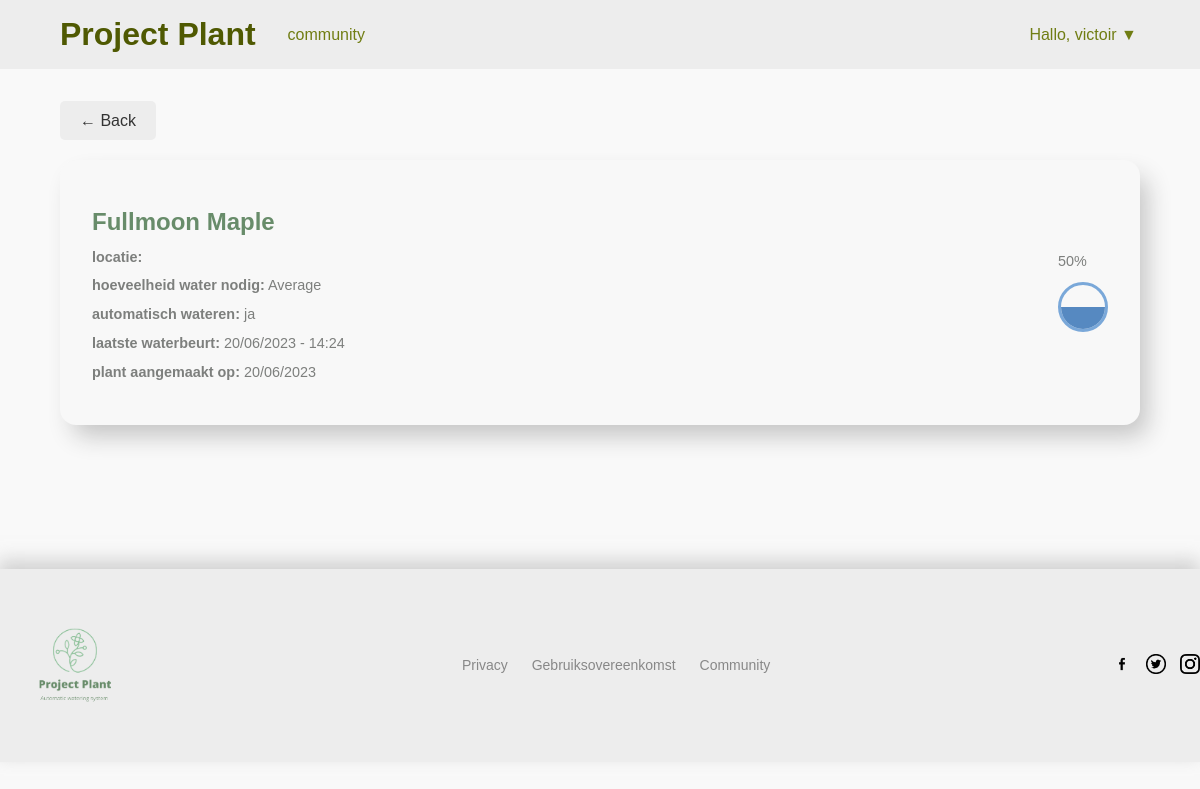
Screenshot of /plant/1 (signed in) with the database file from the repository.
### models.py (models this page shows)
class User(db.Model):
    __tablename__ = 'users'
    id = db.Column(db.Integer, primary_key=True)
    username = db.Column(db.String(50))
    password = db.Column(db.String)
    created_at = db.Column(db.DateTime)
    updated_at = db.Column(db.DateTime)

class Plant(db.Model):
    __tablename__ = 'planten'
    id = db.Column(db.Integer, primary_key=True)
    name = db.Column(db.String(50))
    watering = db.Column(db.String)

class MyPlant(db.Model):
    __tablename__ = 'mijnPlanten'
    id = db.Column(db.Integer, primary_key=True)
    plant_id = db.Column(db.Integer, db.ForeignKey('planten.id'))
    plant = db.relationship('Plant', backref='mijnPlanten')
    user_id = db.Column(db.Integer, db.ForeignKey('users.id'))
    user = db.relationship('User', backref='mijnPlanten')
    location = db.Column(db.String)
    last_watered = db.Column(db.DateTime)
    automatic_watering = db.Column(db.Boolean)
    created_at = db.Column(db.DateTime)
    updated_at = db.Column(db.DateTime)

### app.py (the view)
@app.route('/plant/<int:plant_id>')
def plant(plant_id):
    my_plant = MyPlant.query.filter_by(id=plant_id).first()
    user = User.query.filter_by(id=session['user_id']).first()
    return render_template('plantDetail.html', my_plant=my_plant, user=user)

### app.py (called while the page is built)
@app.before_request
def require_login():
    protected_routes = ['index', 'add-plant']  # Add the names of your protected routes here
    if request.endpoint in protected_routes and 'user_id' not in session:
        return redirect(url_for('login'))

### templates/plantDetail.html (shortened to what this page needs)
<!DOCTYPE html>
<html>
<head>
    <link rel="stylesheet" href="{{ url_for('static', filename='css/style.css') }}">
</head>
<body>
    {% block content %}
        {% include 'components/header.html' %}
        <main>
            {% include 'components/buttons/backButton.html' %}
            <div class="cardDetail">
              <div>
                <h2>{{my_plant.plant.name}}</h2>
                <p><span class="b">locatie:</span> {{ my_plant.location}}</p>
                <p><span class="b">hoeveelheid water nodig:</span> {{my_plant.plant.watering}}</p>
                {% if my_plant.automatic_watering %}
                    <p><span class="b">automatisch wateren: </span>ja</p>
                {% else %}
                    <p><span class="b">automatisch wateren: </span>nee</p>
                {% endif %}
                <p><span class="b">laatste waterbeurt: </span>{{my_plant.last_watered.strftime('%d/%m/%Y - %H:%M')}}</p>
                <p><span class="b">plant aangemaakt op:</span> {{my_plant.created_at.strftime('%d/%m/%Y')}}</p>
              </div>
              <div class="druppelCard" id="plant{{ my_plant.id }}" data-percent="50">
                <p>50%</p>
                <div class="drop" >
                    <div class="fill" id="{{my_plant.id}}"></div>
                </div>
              </div>
            </div>
        </main>
        {% include 'components/footer.html' %}
    {% endblock %}
</body>
</html>

### templates/components/header.html (shortened to what this page needs)
{% extends 'index.html' %}
{% block content %}
<header>
  <div>
    <div class="header_nav">
      <h1><a href="/">Project Plant</a> </h1>
      <a href="/feed">community</a>
    </div>
    <div class="dropdown">
        <label for="dropdown-toggle" class="dropdown-label">Hallo, {{ user.username }} ▼</label>
    </div>
  </div>
</header>
{% endblock %}

### static/css/style.css (style rules this page uses)
* { margin: 0; padding: 0; box-sizing: border-box; }
body { font-family: "Poppins", sans-serif; background-color: #f9f9f9; color: #333; }
main { width: 90%; margin: 0 auto; }
.drop { width: 50px; height: 50px; border-radius: 50%; border: 3px solid rgb(122, 168, 217); transform: rotate(0deg); overflow: hidden; }
.fill { position: absolute; bottom: 0; width: 150%; height: 0; background-color: rgb(86, 137, 193); transition: height 0.3s ease-in-out; }
h2 { margin-top: 1rem; color: #688C6A; }
.b { font-weight: 600; }
header { background-color: #ededed; }
header > div { display: flex; justify-content: space-between; align-items: center; width: 90%; margin: 0 auto; padding: 1rem 0; color: #4F5902; }
.header_nav { display: flex; justify-content: space-between; align-items: center; gap: 2rem; }
.header_nav > a { color: #707d13; text-decoration: none; transition: .5s; }
header h1 a { color: #4F5902; text-decoration: none; }
.dropdown { position: relative; display: inline-block; }
.dropdown-label { padding: 1rem .2rem 1rem 1rem; right: 0; top: 0; cursor: pointer; color: #707d13; }
.cardDetail { background-color: #f8f8f8; border-radius: 1rem; margin-top: 20px; width: 100%; display: flex; justify-content: space-between; align-items: center; padding: 2rem 2rem; -webkit-box-shadow: 10px 14px 24px -3px rgba(196,196,196,1); -moz-box-shadow: 10px 14px 24px -3px rgba(196,196,196,1); box-shadow: 10px 14px 24px -3px rgba(196,196,196,1); }
.cardDetail h2 { margin-bottom: .8rem; }
.cardDetail p { margin-bottom: .8rem; font-size: .9rem; color: #7d7f7d; }
label { color: #8ABF97; }

### rows the page displays
User: username "victoir"
Plant: plant.name "Fullmoon Maple", plant.watering "Average"
MyPlant: last_watered "20/06/2023 - 14:24", created_at "20/06/2023"
